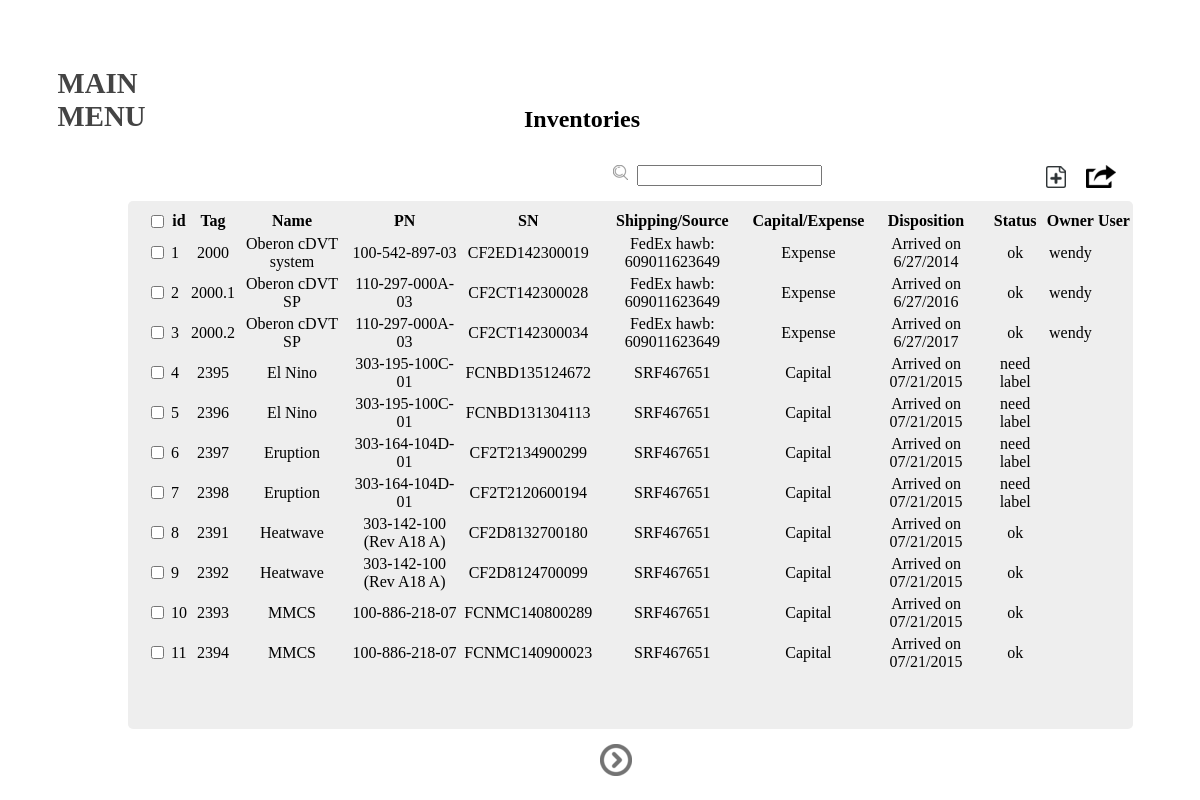
The page /show on the database its author committed.
### IM/model/models.py (models this page shows, shortened)
class Inventory(db.Model):
    id = db.Column(db.Integer, primary_key = True, autoincrement=True)
    tag = db.Column(db.String(64), index=True)
    name = db.Column(db.String(64), index=True)
    PN = db.Column(db.String(64), index=True)
    SN = db.Column(db.String(64), unique=True, index=True)
    shipping = db.Column(db.String(64))
    capital = db.Column(db.String(64))
    disposition = db.Column(db.String(128))
    status = db.Column(db.String(64), index=True)
    owner = db.Column(db.String(64), db.ForeignKey('user.username'))
    user = db.relationship('User')

### IM/view/app_route.py (the view)
@app.route('/show')
def show():
    return render_template('index.html', name = session.get('username'), invs = InvDao.get_all_invs())

### IM/dao/daos.py (called while the page is built)
    @staticmethod
    def get_all_invs():
        return Inventory.query.all()

### IM/templates/index.html (shortened to what this page needs)
{% extends "base.html" %}
{% block content %}
    <div class="jumbotron">
      <div class="icon-menu">
        <p>Main Menu</p>
      </div>
		<div class="flip-container" align="center" id="Inventories">
			<p> Inventories </p>
			<div class="operation-panel-top">
			</div>
			<div class="searchbox">
				<img src="{{url_for('static', filename='img/search.png')}}">
				<input type="text" id="search-inventory"></input>
			</div>
			<div class="operation-btns">
				<img class="new-btn" src="{{url_for('static', filename='img/new.png')}}"></img>
				<a href="/static/export_file/export.xls" download="export" id="export-excel">
					<img class="export-btn" src="{{url_for('static', filename='img/export.png')}}"></img>
				</a>
			</div>
			<div class="flipper">
				<div class="front">
					<table class="inventory-table">
					    <thead>
					        <tr>
					        	<th><input type="checkbox" id="check-head"/></th>
					        	<th>id</th>
					        	<th>Tag</th>
					        	<th>Name</th>
					        	<th>PN</th>
					        	<th>SN</th>
					        	<th>Shipping/Source</th>
					        	<th>Capital/Expense</th>
					        	<th>Disposition</th>
					        	<th>Status</th>
					        	<th>Owner</th>
					        	<th>User</th>
					        </tr>
					    </thead>
					    {% for inv in invs%}
					  		<tr>
					  			<td><input type="checkbox" class="check-item"/></td>
					  			<td class="inventory-id">{{inv.id}}</td>
					    		<td align="center"> {{inv.tag}}</td>
					    		<td align="center"> {{inv.name}} </td>
					    		<td align="center">{{inv.PN}}</td>
					    		<td align="center">{{inv.SN}}</td>
					    		<td align="center">{{inv.shipping}}</td>
					    		<td align="center">{{inv.capital}}</td>
					    		<td align="center">{{inv.disposition}}</td>
					    		<td align="center">{{inv.status}}</td>
					    		<td align="center">{{inv.owner}}</td>
					    		<td></td>
					   		</tr>
					  	{% endfor %}
					</table>
				</div>
				<div class="back">
					<p> I'm back! </p>
				</div>
			</div>
			<div class="operation-panel-bottom">
			</div>
		</div>
		<div class="switch-btn" align="center">
			<img src="{{url_for('static', filename='img/switch.png')}}"/>
		</div>
	</div>
{% endblock %}

### IM/templates/base.html (shortened to what this page needs)
<html>
	<head id="header" role="banner">
    	<link href="{{url_for('static', filename='css/style.css')}}" rel='stylesheet'>
    	<link href="{{url_for('static', filename='css/login.css')}}" rel='stylesheet'>
    	<link rel="stylesheet" href="http://jqueryui.com/resources/demos/style.css">
    	<link rel="stylesheet" href="//code.jquery.com/ui/1.10.4/themes/smoothness/jquery-ui.css">
	</head>
  	<body>
	    {% block content %}{% endblock %}
	</body>
</html>

### IM/static/css/style.css (style rules this page uses)
body { left: 0; margin: 0; overflow: auto; position: relative; }
.jumbotron { background-color: #ffffff; height: 100%; -webkit-background-size: cover; -moz-background-size: cover; -o-background-size: cover; background-size: cover; }
.icon-menu { cursor: pointer; margin-top: 0; margin-left: 3.6em; padding-top: 2.4em; width: 10em; height: 2em; }
.icon-menu p { color: #444444; font-family: Calibri; font-weight: bold; font-size: 1.8em; text-decoration: none; text-transform: uppercase; }
.switch-btn { position: fixed; top: 93%; left: 50%; cursor: pointer; }
.flip-container { perspective: 1000; }
.flip-container > p { padding-top: 0.5em; font-family: cursive; font-weight: bold; font-size: 1.5em; }
.flip-container, .front, .back { width: 97%; height: 33em; }
.flipper { transition: 1s; transform-style: preserve-3d; position: relative; margin-left: 8em; margin-top: 0.3em; }
.front, .back { backface-visibility: hidden; border-radius: 5px; position: absolute; top: 0; left: 0; overflow: auto; }
.front { z-index: 2; background-color: #eeeeee; }
.back { transform: rotateY(180deg); background-color: #888888; }
.searchbox { display: inline-block; margin-top: 0.5em; margin-bottom: 0.6em; }
.searchbox img { display: inline; margin-right: 0.3em; }
.operation-btns { display: inline-block; float: right; margin-top: 0.5em; margin-right: 2em; }
.operation-btns img { margin-right: 1em; }
.operation-panel-top { display: inline-block; float: left; margin-left: 8em; margin-top: 0.5em; margin-bottom: 0.6em; padding-left: 3em; }
.operation-panel-bottom { position: fixed; margin-left: 8em; margin-top: 33em; padding-left: 3em; }
.inventory-table { padding-left: 1em; padding-top: 0.5em; }
.new-btn { cursor: pointer; }

### rows shown on the page
Inventory: id "1", tag "2000", name "Oberon cDVT system", PN "100-542-897-03", SN "CF2ED142300019", shipping "FedEx hawb: 609011623649", capital "Expense", disposition "Arrived on 6/27/2014", status "ok", owner "wendy"
Inventory: id "2", tag "2000.1", name "Oberon cDVT SP", PN "110-297-000A-03", SN "CF2CT142300028", shipping "FedEx hawb: 609011623649", capital "Expense", disposition "Arrived on 6/27/2016", status "ok", owner "wendy"
Inventory: id "3", tag "2000.2", name "Oberon cDVT SP", PN "110-297-000A-03", SN "CF2CT142300034", shipping "FedEx hawb: 609011623649", capital "Expense", disposition "Arrived on 6/27/2017", status "ok", owner "wendy"
Inventory: id "4", tag "2395", name "El Nino", PN "303-195-100C-01", SN "FCNBD135124672", shipping "SRF467651", capital "Capital", disposition "Arrived on 07/21/2015", status "need label"
Inventory: id "5", tag "2396", name "El Nino", PN "303-195-100C-01", SN "FCNBD131304113", shipping "SRF467651", capital "Capital", disposition "Arrived on 07/21/2015", status "need label"
Inventory: id "6", tag "2397", name "Eruption", PN "303-164-104D-01", SN "CF2T2134900299", shipping "SRF467651", capital "Capital", disposition "Arrived on 07/21/2015", status "need label"
Inventory: id "7", tag "2398", name "Eruption", PN "303-164-104D-01", SN "CF2T2120600194", shipping "SRF467651", capital "Capital", disposition "Arrived on 07/21/2015", status "need label"
Inventory: id "8", tag "2391", name "Heatwave", PN "303-142-100 (Rev A18 A)", SN "CF2D8132700180", shipping "SRF467651", capital "Capital", disposition "Arrived on 07/21/2015", status "ok"
Inventory: id "9", tag "2392", name "Heatwave", PN "303-142-100 (Rev A18 A)", SN "CF2D8124700099", shipping "SRF467651", capital "Capital", disposition "Arrived on 07/21/2015", status "ok"
Inventory: id "10", tag "2393", name "MMCS", PN "100-886-218-07", SN "FCNMC140800289", shipping "SRF467651", capital "Capital", disposition "Arrived on 07/21/2015", status "ok"
Inventory: id "11", tag "2394", name "MMCS", PN "100-886-218-07", SN "FCNMC140900023", shipping "SRF467651", capital "Capital", disposition "Arrived on 07/21/2015", status "ok"
